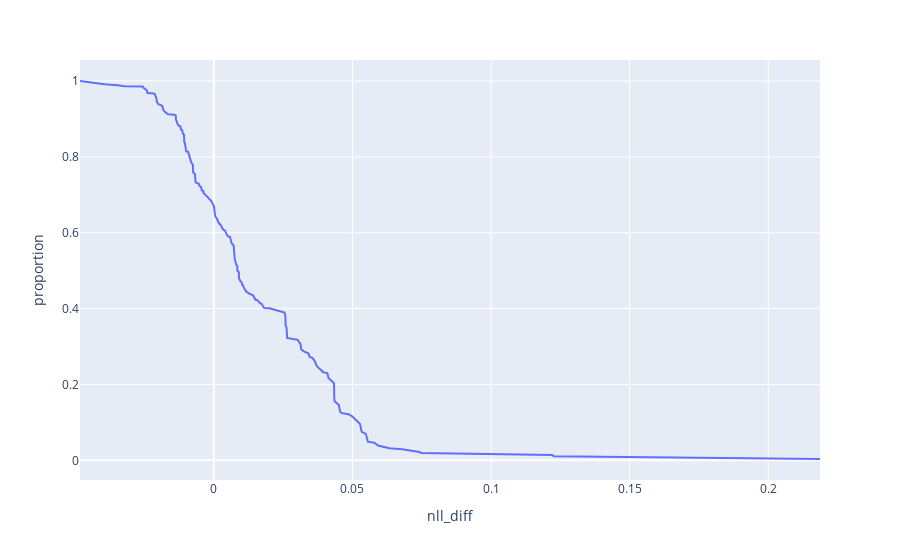

The cell this chart's notebook holds for it:
### Code cell
px.line(
    cdf, x='nll_diff', y='proportion'
)

### Figure 1 — Plotly figure (JSON) as saved in the notebook; plotly's stock layout.template omitted (floating-point values rounded to 4 significant figures; data arrays with more than 128 entries replaced by an {"elided": "..."} marker saying what was removed)
{"data": [{"hovertemplate": "nll_diff=%{x}<br>proportion=%{y}<extra></extra>", "legendgroup": "", "line": {"color": "#636efa", "dash": "solid"}, "marker": {"symbol": "circle"}, "mode": "lines", "name": "", "orientation": "v", "showlegend": false, "type": "scatter", "x": {"elided": "197 float values"}, "xaxis": "x", "y": {"elided": "197 float values"}, "yaxis": "y"}], "layout": {"legend": {"tracegroupgap": 0}, "margin": {"t": 60}, "xaxis": {"anchor": "y", "domain": [0, 1], "title": {"text": "nll_diff"}}, "yaxis": {"anchor": "x", "domain": [0, 1], "title": {"text": "proportion"}}}}
